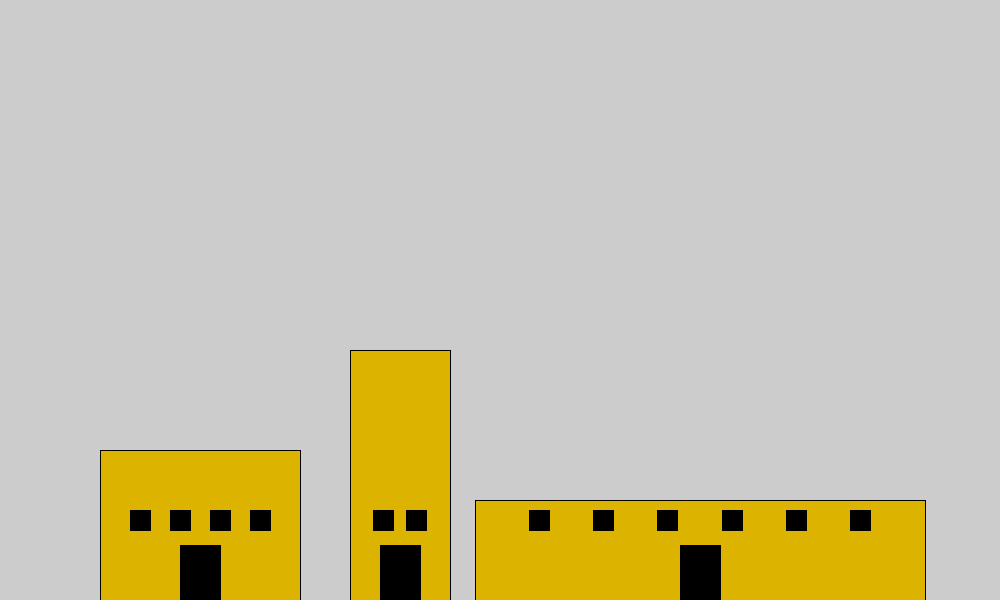
Frame 1 (no input)
Frame 60 (the mouse pressed at the canvas centre just before this capture): identical to frame 1, image omitted
Frame 120 (the mouse held since frame 60 and released just before this capture): identical to frame 1, image omitted

The Processing sketch that drew this single still picture (run headless with seeded random() and noise(); from frame 60 on, the mouse is pressed at the canvas centre):

// Processing sketch: thirty_buildings_emily
// ── thirty_buildings_emily.pde
void setup() {
 size(1000, 600);

rectMode(CENTER);
buildingg(700, 600, 450, 200, 6);
buildingg(400, 600, 100, 500, 2);
buildingg(200, 600, 200, 300, 4);
}


void draw() {

}

void buildingg(float xCenter, float yBottom, float w, int buildingHeight, int numWindows) {
 float dh = 50;
  fill(220, 180, 0);
  rect(xCenter, yBottom, w, buildingHeight);
 
  
  fill(0);
  rect(xCenter, yBottom - dh/2, 40, 60);
  
   
  float step = w /(numWindows + 1);
  float xLeft = xCenter - w / 2;
  int n = 1;
  while(n <= numWindows) {
      rect(xLeft + n * step, yBottom - 80, 20, 20);
      n = n + 1;
  }
  //rect(xLeft + step, yBottom - 80, 20, 20);
  //rect(xLeft + 2 * step, yBottom - 80, 20, 20);
  //rect(xLeft + 3 * step, yBottom - 80, 20, 20);
}
